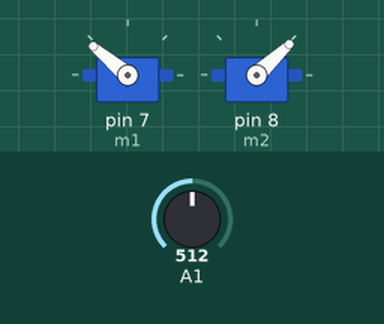
Recording of a sketch running on a simulated Arduino Uno, built with avr-gcc and run on an emulated ATmega328P. Parts: 2 × servo. Inputs (shaded band) come from the test bench; at power-on: A1 = 512.

Above: at 1.2 s.
1.3 s: A1 set to 716
At 1.8 s:
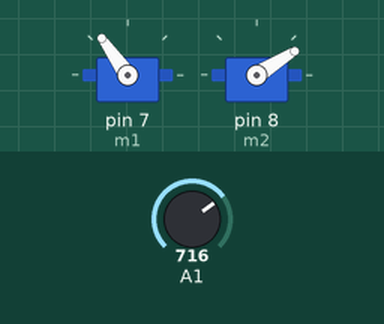
2.9 s: A1 set to 122
At 4.0 s:
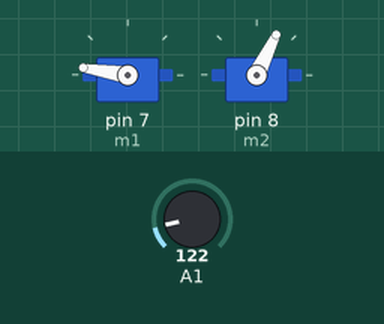
4.6 s: A1 set to 1023
At 5.6 s:
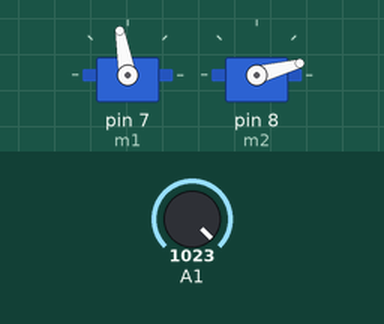
6.4 s: A1 set to 900
At 7.6 s:
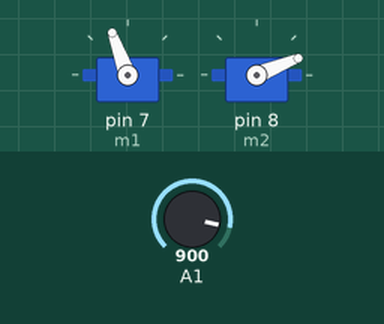
7.9 s: A1 set to 0
At 9.6 s:
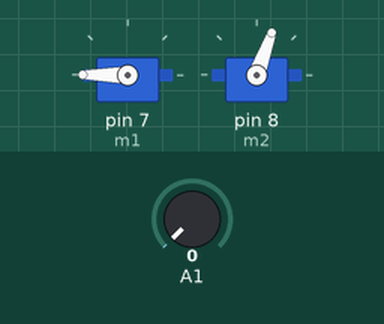
Timing chart, 0 to 10.7 s (numbered marks = the images above; inputs shaded):
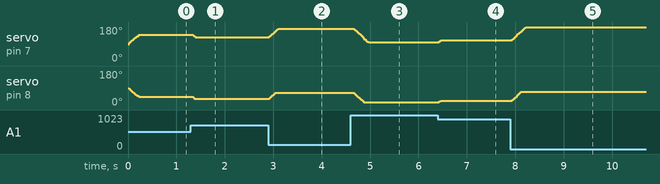

The sketch:

bender.ino
```cpp
#include <VarSpeedServo.h>

int vel = 150;

VarSpeedServo m1;
VarSpeedServo m2;

void setup() {

  m1.attach(7);
  m2.attach(8);


}

void loop() {


  int pot = analogRead(1);
   int pot2 = analogRead(1);

  pot = map(pot,0,1023,180,100);
  pot2 = map(pot2,0,1023,70,15);


  m1.write(pot,vel);
  m2.write(pot2,vel);
  delay(60);
  //m2.write(pot);

}
```

Measured:
- after the input at 1.3 s, servo on pin 7 (m1): 140° → 125° after 0.05 s; servo on pin 8 (m2): 43° → 32° after 0.05 s
- after the input at 2.9 s, servo on pin 7 (m1): moves from 125° to 171° over 0.18 s, starting at once; servo on pin 8 (m2): 32° → 64° at once
- after the input at 4.6 s, servo on pin 7 (m1): moves from 171° to 100° over 0.30 s, starting after 0.07 s; servo on pin 8 (m2): moves from 64° to 15° over 0.20 s, starting after 0.07 s
- after the input at 6.4 s, servo on pin 7 (m1): 100° → 110° at once; servo on pin 8 (m2): 15° → 22° at once
- after the input at 7.9 s, servo on pin 7 (m1): moves from 110° to 180° over 0.28 s, starting at once; servo on pin 8 (m2): moves from 22° to 70° over 0.20 s, starting at once
